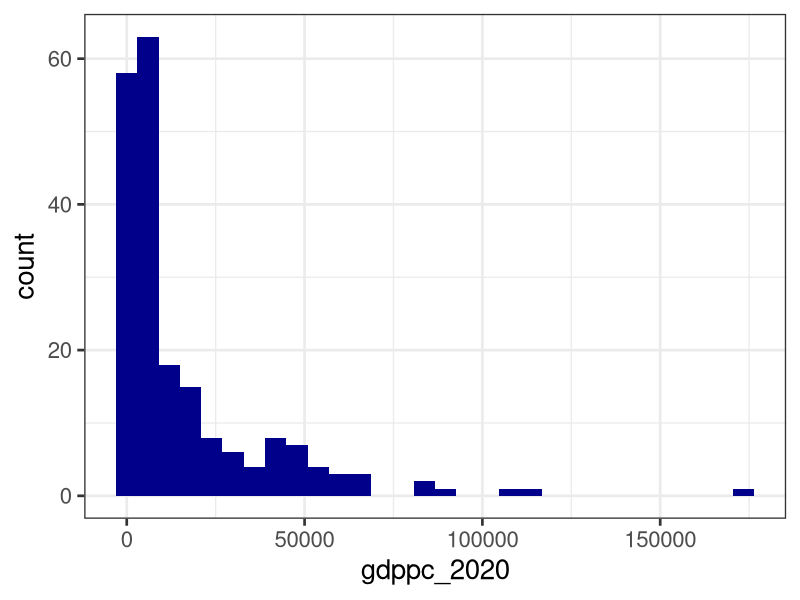
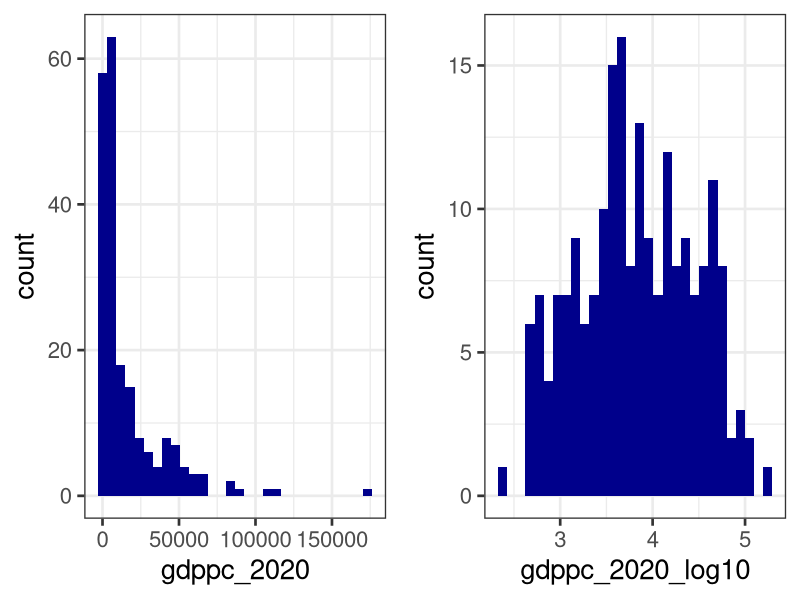

These figures' R source, in order:


####################
#install.packages("dplyr")
#install.packages("ggplot2")
#install.packages("gridExtra")


library(ggplot2)
library(dplyr)
library(gridExtra)



######
####################
#Working directory setup
getwd()
dir=""
#change this to your path
#note the forward, rather than backward slashes
setwd(dir)


###################
#Load the datasets - .txt format

#Milex (SIPRI)
milex<-read.table("milex_1949_2021.txt", header = TRUE, sep = "\t", dec=".")
milex<-milex%>%select(-country_name)

#GDP and population
gdp<-read.table("gdp_2015_2020.txt", header = TRUE, sep = "\t", dec=".")
population<-read.table("population_2015_2020.txt", header = TRUE, sep = "\t", dec=".",na="..")

#Merge
#gdp_population<-merge(gdp,population,by=c("country_iso3_code"),all=T)
gdp_population<-merge(gdp,population,by=c("country_iso3_code","country_name"),all=T)

milex2<-merge(milex,gdp_population,by.x="iso3",by.y="country_iso3_code",all=T)

#New variables
milex2$gdppc_2020<-milex2$gdp_2020/milex2$population_2020
milex2$high_income_2020<-NA
milex2$high_income_2020[milex2$gdppc_2020>12535]<-1
milex2$high_income_2020[milex2$gdppc_2020<=12535]<-0

#Write/export the merged data file
names(milex2)
milex2_export<-milex2%>%select(iso3,milex_usd_2021:high_income_2020)
write.table(milex2_export,"milex_merge.txt",row.names=F,sep="\t",na="")



###################
#Filtering observations

#Keeping non-missing on variable milex_usd_2021
milex2s<-milex2%>%filter(!is.na(milex_usd_2021))
sum(!is.na(milex2$milex_usd_2021))

#base R subset function
milex2s<-subset(milex2, !is.na(milex_usd_2021))


#Retaining only some variables
milex2_vars<-milex2%>%select(iso3,milex_usd_2021)


#Filtering with GDP per capita
milex2s2<-milex2%>%filter(gdppc_2020>20000)%>%select(iso3,milex_usd_2021,gdppc_2020)
#milex2s2<-subset(milex2, gdppc_2020>20000)


#Combine filtering with selection of variables
milex2s3<-milex2%>%filter(!is.na(milex_usd_2021) & gdppc_2020>20000)%>%select(iso3,milex_usd_2021,gdppc_2020)



###################
#Calculating descriptives
mean(milex2$milex_usd_2021)
mean(milex2$milex_usd_2021,na.rm=T)
median(milex2$milex_usd_2021,na.rm=T)

sd(milex2$milex_usd_2021,na.rm=T)
var(milex2$milex_usd_2021,na.rm=T)


#alternative using dplyr
milex2%>%
  summarise(milex_usd_2021_mean=mean(milex_usd_2021,na.rm=T),
            milex_usd_2021_sd=sd(milex_usd_2021,na.rm=T))



###################
#Calculating descriptives by group
milex2_desc_bygroup<-milex2%>%
  filter(!is.na(high_income_2020))%>%
  group_by(high_income_2020)%>%
  summarise(milex_usd_2021_mean=mean(milex_usd_2021,na.rm=T),
            milex_usd_2021_sd=sd(milex_usd_2021,na.rm=T))



###################
#Plotting the variables' distribution and exporting graphs
gdppc_hist<-ggplot(data=milex2, aes(x=gdppc_2020)) +
  geom_histogram(fill="darkblue")+
  theme_bw(base_size = 20)

jpeg("gdppc.jpg",quality=100,width=1000, height=600)
gdppc_hist
dev.off()


milex2$gdppc_2020_log10<-log10(milex2$gdppc_2020)
gdppc_log10_hist<-ggplot(data=milex2, aes(x=gdppc_2020_log10)) +
  geom_histogram(fill="darkblue")+
  theme_bw(base_size = 20)

jpeg("gdppc_gdppclog10.jpg",quality=100,width=1800, height=600)
grid.arrange(gdppc_hist,gdppc_log10_hist,nrow=1)
dev.off()
